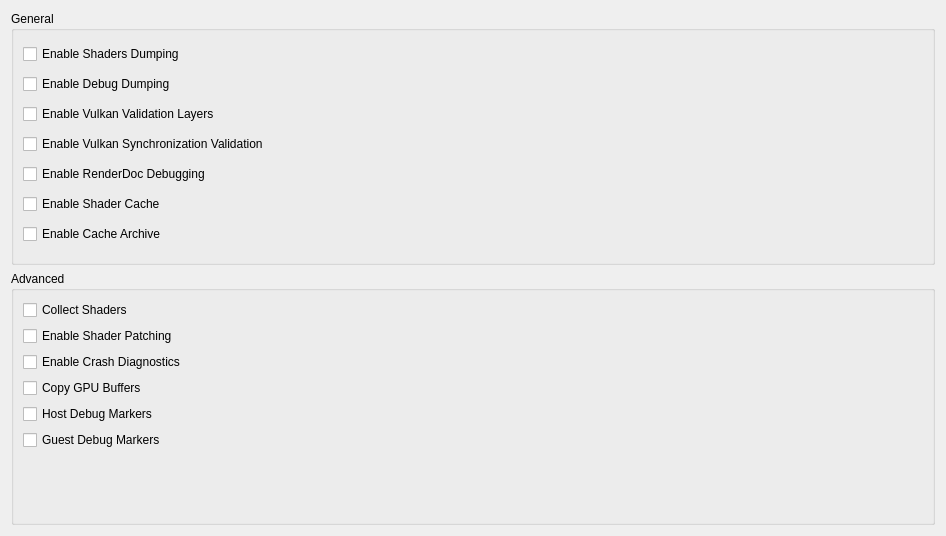
						<widget class="QWidget" name="debugTabContents">
							<property name="geometry">
								<rect>
									<x>0</x>
									<y>0</y>
									<width>946</width>
									<height>536</height>
								</rect>
							</property>
							<layout class="QVBoxLayout" name="debugTabVLayout" stretch="0,0">
								<item>
									<layout class="QHBoxLayout" name="horizontalLayout_5">
										<property name="leftMargin">
											<number>0</number>
										</property>
										<property name="topMargin">
											<number>0</number>
										</property>
										<item>
											<layout class="QHBoxLayout" name="debugTabHLayout" stretch="0">
												<item>
													<widget class="QGroupBox" name="debugTabGroupBox">
														<property name="enabled">
															<bool>true</bool>
														</property>
														<property name="title">
															<string>General</string>
														</property>
														<property name="alignment">
															<set>Qt::AlignmentFlag::AlignLeading|Qt::AlignmentFlag::AlignLeft|Qt::AlignmentFlag::AlignTop</set>
														</property>
														<layout class="QVBoxLayout" name="debugTabLayout">
															<item>
																<widget class="QCheckBox" name="dumpShadersCheckBox">
																	<property name="text">
																		<string>Enable Shaders Dumping</string>
																	</property>
																</widget>
															</item>
															<item>
																<widget class="QCheckBox" name="debugDump">
																	<property name="text">
																		<string>Enable Debug Dumping</string>
																	</property>
																</widget>
															</item>
															<item>
																<widget class="QCheckBox" name="vkValidationCheckBox">
																	<property name="text">
																		<string>Enable Vulkan Validation Layers</string>
																	</property>
																</widget>
															</item>
															<item>
																<widget class="QCheckBox" name="vkSyncValidationCheckBox">
																	<property name="text">
																		<string>Enable Vulkan Synchronization Validation</string>
																	</property>
																</widget>
															</item>
															<item>
																<widget class="QCheckBox" name="rdocCheckBox">
																	<property name="text">
																		<string>Enable RenderDoc Debugging</string>
																	</property>
																</widget>
															</item>
															<item>
																<widget class="QCheckBox" name="cacheCheckBox">
																	<property name="text">
																		<string>Enable Shader Cache</string>
																	</property>
																</widget>
															</item>
															<item>
																<widget class="QCheckBox" name="cacheArchiveCheckBox">
																	<property name="text">
																		<string>Enable Cache Archive</string>
																	</property>
																</widget>
															</item>
														</layout>
													</widget>
												</item>
											</layout>
										</item>
									</layout>
								</item>
								<item>
									<widget class="QGroupBox" name="advancedGroupBox">
										<property name="sizePolicy">
											<sizepolicy hsizetype="Preferred" vsizetype="Preferred">
												<horstretch>0</horstretch>
												<verstretch>0</verstretch>
											</sizepolicy>
										</property>
										<property name="title">
											<string>Advanced</string>
										</property>
										<property name="alignment">
											<set>Qt::AlignmentFlag::AlignLeading|Qt::AlignmentFlag::AlignLeft|Qt::AlignmentFlag::AlignTop</set>
										</property>
										<layout class="QVBoxLayout" name="advancedLayout">
											<item>
												<layout class="QFormLayout" name="formLayout">
													<item row="0" column="0">
														<widget class="QCheckBox" name="collectShaderCheckBox">
															<property name="text">
																<string>Collect Shaders</string>
															</property>
														</widget>
													</item>
													<item row="1" column="0">
														<widget class="QCheckBox" name="patchShadersCheckBox">
															<property name="text">
																<string>Enable Shader Patching</string>
															</property>
														</widget>
													</item>
													<item row="2" column="0">
														<widget class="QCheckBox" name="crashDiagnosticsCheckBox">
															<property name="text">
																<string>Enable Crash Diagnostics</string>
															</property>
														</widget>
													</item>
													<item row="3" column="0">
														<widget class="QCheckBox" name="copyGPUBuffersCheckBox">
															<property name="text">
																<string>Copy GPU Buffers</string>
															</property>
														</widget>
													</item>
													<item row="4" column="0">
														<widget class="QCheckBox" name="hostMarkersCheckBox">
															<property name="text">
																<string>Host Debug Markers</string>
															</property>
														</widget>
													</item>
													<item row="5" column="0">
														<widget class="QCheckBox" name="guestMarkersCheckBox">
															<property name="text">
																<string>Guest Debug Markers</string>
															</property>
														</widget>
													</item>
												</layout>
											</item>
										</layout>
									</widget>
								</item>
							</layout>
						</widget>
